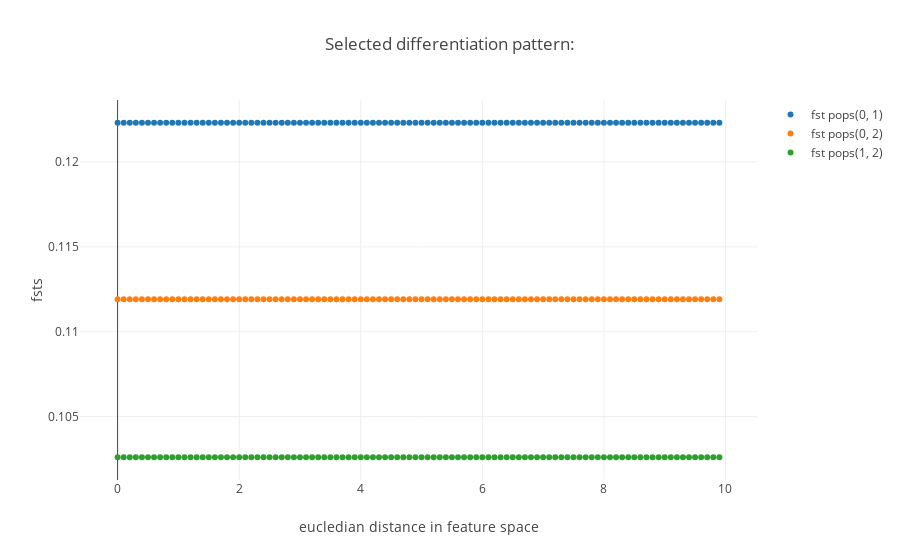

Write notebook code for a chart like this one.
### Code cell
pop_diff= {
    z:[x for x in range(len(Fsts_crawl)) if fst_labels[x] == z] for z in list(set(fst_labels))
}

fig_crawl= [go.Scatter(
x= np.arange(range_dist[0],range_dist[1],step_dist),
y= [Fsts_crawl[x] for x in pop_diff[i]],
mode= 'markers',
name= 'fst pops{}'.format(str(i))
) for i in pop_diff.keys()
]

layout = go.Layout(
    title= 'Selected differentiation pattern: {}'.format(diff_pattern),
    yaxis=dict(
        title='fsts'),
    xaxis=dict(
        title='eucledian distance in feature space')
)

fig= go.Figure(data=fig_crawl, layout=layout)
iplot(fig)
